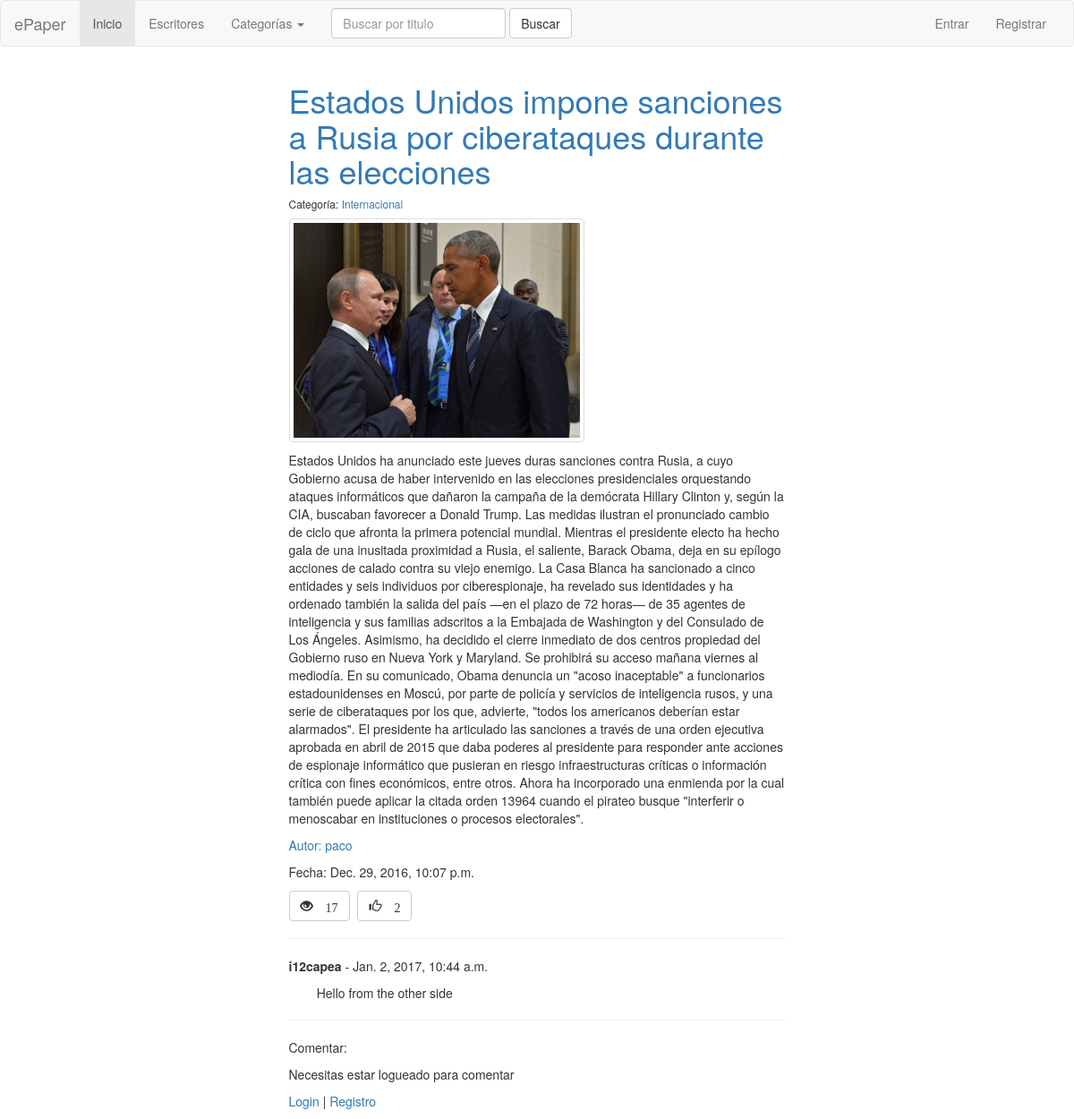
The page /noticia/2/ on the database its author committed.
### epaper/models.py (models this page shows, shortened)
@python_2_unicode_compatible
class Noticia(models.Model):
    titulo = models.CharField(max_length = 200)
    cuerpo = models.TextField()
    visitas = models.IntegerField(default = 0)
    likes = models.IntegerField(default = 0)
    pub_date = models.DateTimeField('Fecha de publicación', auto_now_add=True, blank=True)
    categoria = models.ForeignKey(Categoria, on_delete=models.CASCADE, related_name="noticias")
    autor = models.ForeignKey(User, on_delete=models.CASCADE, related_name="mis_noticias")
    photo = models.ImageField(upload_to="noticias/", null=True, blank=True)

@python_2_unicode_compatible
class Categoria(models.Model):
    categoria = models.CharField(max_length = 200)
    def __str__(self):
        return self.categoria

@python_2_unicode_compatible
class Comentario(models.Model):
    texto = models.TextField(max_length = 300)
    noticia = models.ForeignKey(Noticia, on_delete=models.CASCADE, related_name="comentarios")
    usuario = models.ForeignKey(User, on_delete=models.CASCADE, related_name="mis_comentarios")
    fecha_publicacion = models.DateTimeField('Fecha de publicación', auto_now_add=True, blank=True)

### epaper/views.py (the view)
# urls.py: url(r'^noticia/(?P<pk>\d+)/$', Noticia_Detalle.as_view(), name='noticia'),
class Noticia_Detalle(DetailView):
    template_name = 'epaper/noticia.html'
    model = Noticia
    context_object_name = 'noticia'
    def get_context_data(self,**kwargs):
        context = super(Noticia_Detalle,self).get_context_data(**kwargs)
        noticia = get_object_or_404(Noticia, pk = self.kwargs['pk'])
        noticia.visitas += 1
        noticia.save()
        return context

### epaper/templatetags/custom_template.py (called while the page is built)
@register.filter(name='has_group')
def has_group(user, group_name):
    group = Group.objects.get(name=group_name)
    return True if group in user.groups.all() else False

### epaper/templates/epaper/noticia.html (shortened to what this page needs)
{% extends "epaper/base.html" %}
{% block content %}
{% load custom_template %}
  <h1><a href="/noticia/{{noticia.pk}}">{{ noticia.titulo }}</a></h1>
  <h6>Categoría: <a href="/categoria/{{noticia.categoria}}">{{noticia.categoria}}</a></h6>
  <p><img src="{{noticia.photo.url}}" class="img-responsive img-thumbnail my_max" align="center"></p>
  <p>{{ noticia.cuerpo   }}</p>
  <p><a href="/escritor/{{noticia.autor}}">Autor: {{noticia.autor}}</a></p>
  <p>Fecha: {{noticia.pub_date}}</p>
  <ul class ="list-inline">
    <li><button class="glyphicon glyphicon-eye-open btn btn-default btn-disabled"> {{noticia.visitas}} </button></li>
    <form method="GET" action="/noticia/{{noticia.pk}}/like/" style="display: inline-block;">{% csrf_token %}
      <li><button class="glyphicon glyphicon-thumbs-up btn btn-default"> {{noticia.likes}} </button></li>
    </form>
  </ul>
  {% for comentario in noticia.comentarios.all %}
    <hr>
    <b><p>{{comentario.usuario}}</b> - {{comentario.fecha_publicacion}}</p>
    <p>&nbsp&nbsp&nbsp&nbsp&nbsp&nbsp&nbsp&nbsp{{comentario.texto}}</p>
  {% endfor %}
  <hr>
  <p>Comentar:
  {% if user.is_authenticated %}
  <form class="navbar-form navbar-left" method="POST" action="/comentario/nuevo/{{noticia.pk}}">{% csrf_token %}
    <div class="form-group">
      <textarea class="form-control"  rows="6" cols="70" placeholder="Comentario." name="texto" required></textarea>
    </div>
    <br><button type="submit"  class="btn btn-default">Enviar</button>
  </form>
  </form>
  {% else %}
  <p> Necesitas estar logueado para comentar </p>
  <p><a href="/usuario/login/?next=/noticia/{{noticia.pk}}">Login</a> | <a href="/usuario/nuevo/">Registro</a></p>
  {% endif %}
  {% endblock %}

### static/css/mis_estilos.css (style rules this page uses)
.my_max { max-height: 250px; }

### rows shown on the page
Noticia: titulo "Estados Unidos impone sanciones a Rusia por ciberataques durante las elecciones", categoria "Internacional", photo (picture), cuerpo "Estados Unidos ha anunciado este jueves duras sanciones contra Rusia, a cuyo Gobierno acusa de haber intervenido en las elecciones presidenciales orquestando ataques informáticos que dañaron la campaña de la demócrata Hillary Clinton y, según la CIA, buscaban favorecer a Donald Trump. Las medidas ilustran el pronunciado cambio de ciclo que afronta la primera potencial mundial. Mientras el presidente electo ha hecho gala de una inusitada proximidad a Rusia, el saliente, Barack Obama, deja en su epílogo acciones de calado contra su viejo enemigo. La Casa Blanca ha sancionado a cinco entidades y seis individuos por ciberespionaje, ha revelado sus identidades y ha ordenado también la salida del…", autor "paco", pub_date "Dec. 29, 2016, 10:07 p.m.", visitas "17", likes "2"
Comentario: usuario "i12capea", fecha_publicacion "Jan. 2, 2017, 10:44 a.m.", texto "Hello from the other side"
